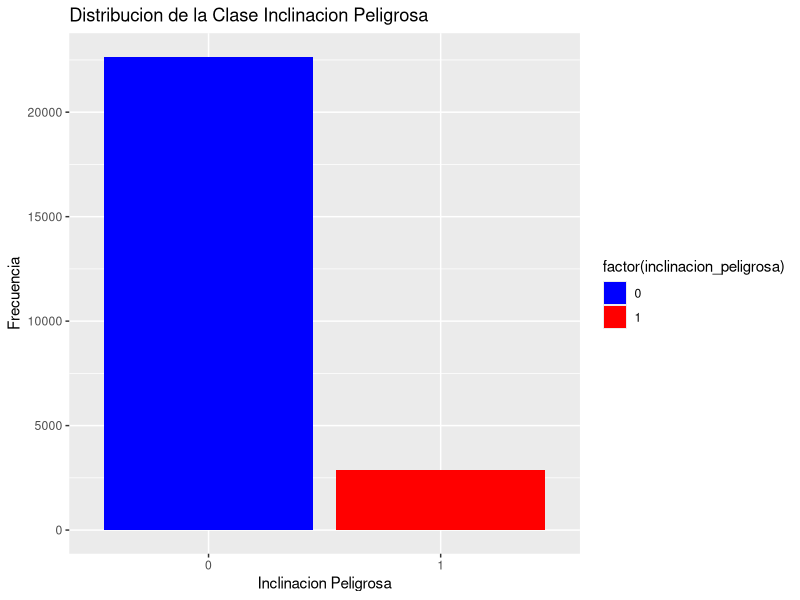
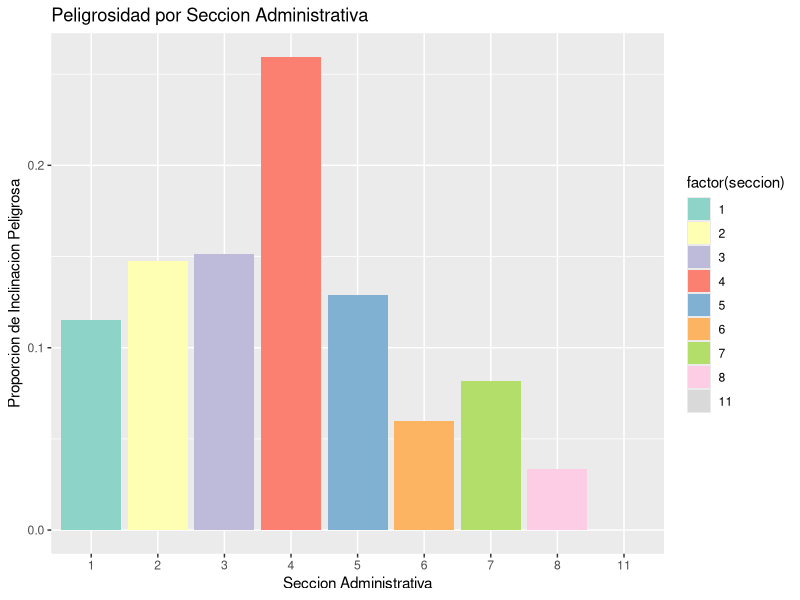
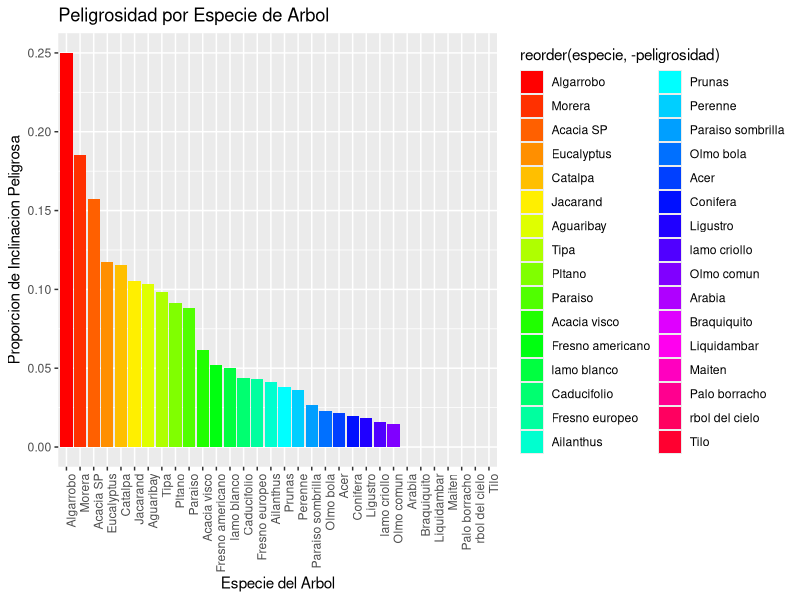

These figures' R source, in order:
## ---- chunk 1
data <- read.csv("../data/arbolado-mza-dataset.csv")

num_filas <- nrow(data)

# define la proporción para dividir los datos (80% de entrenamiento, 20% de validación)
proporcion_entrenamiento <- 0.8

# calcula el número de filas para los datos de entrenamiento y validación
num_entrenamiento <- round(num_filas * proporcion_entrenamiento)
num_validacion <- num_filas - num_entrenamiento

# genera un conjunto de índices aleatorios sin reemplazo (por default replace=FALSE) para las filas de validación
indices_validacion <- sample(1:num_filas, num_validacion)

# divide los datos en conjuntos de entrenamiento y validación
datos_entrenamiento <- data[-indices_validacion, ]  # el operador "-" indica que se excluyen los índices de validación
datos_validacion <- data[indices_validacion, ]

# write.csv(datos_entrenamiento, "arbolado-mendoza-dataset-train.csv", row.names = FALSE)
# write.csv(datos_validacion, "arbolado-mendoza-dataset-validation.csv", row.names = FALSE)
## ---- chunk 2
library(dplyr)
library(ggplot2)

data <- read.csv("../data/arbolado-mendoza-dataset-train.csv")

# Pregunta 1: ¿Cuál es la distribución de la clase inclinacion_peligrosa?
ggplot(data, aes(x = factor(inclinacion_peligrosa), fill = factor(inclinacion_peligrosa))) +
    geom_bar() +
    scale_fill_manual(values = c("blue", "red")) + # asigna colores a las barras
    labs(x = "Inclinacion Peligrosa", y = "Frecuencia") +
    ggtitle("Distribucion de la Clase Inclinacion Peligrosa")

# ggsave("pics/2_1_distribucion_inclinacion_peligrosa.png", plot = last_plot(), width = 6, height = 4)


# Pregunta 2: ¿Se puede considerar alguna sección más peligrosa que otra?
# crea un nuevo conjunto de datos "secciones_peligrosas" con resumen de peligrosidad por sección
secciones_peligrosas <- data %>%
    group_by(seccion, nombre_seccion) %>%  # agrupar por sección y nombre de sección
    # resumen de peligrosidad por sección -> total_count = n() calcula el número total de filas en cada grupo
    summarize(peligrosa_count = sum(inclinacion_peligrosa == 1), total_count = n()) %>%
    # mutate agrega una nueva columna peligrosidad la cual se calcula dividiendo peligrosa_count entre total_count
    mutate(peligrosidad = peligrosa_count / total_count)

ggplot(secciones_peligrosas, aes(x = factor(seccion), y = peligrosidad, fill = factor(seccion))) +
    geom_bar(stat = "identity") +  # representa las alturas de las barras tal como se proporcionan en los datos
    scale_fill_brewer(palette = "Set3") +
    labs(x = "Seccion Administrativa", y = "Proporcion de Inclinacion Peligrosa") +
    ggtitle("Peligrosidad por Seccion Administrativa")

# ggsave("pics/2_2_peligrosidad_secciones.png", plot = last_plot(), width = 8, height = 6)


# Pregunta 3: ¿Se puede considerar alguna especie más peligrosa que otra?
# crea un nuevo conjunto de datos "especies_peligrosas" con resumen de peligrosidad por especie
especies_peligrosas <- data %>%
    group_by(especie) %>%  # agrupa por especie
    summarize(peligrosa_count = sum(inclinacion_peligrosa == 1), total_count = n()) %>%
    mutate(peligrosidad = peligrosa_count / total_count)

ggplot(especies_peligrosas, aes(x = reorder(especie, -peligrosidad), y = peligrosidad, fill = reorder(especie, -peligrosidad))) +
    geom_bar(stat = "identity") +
    scale_fill_manual(values = rainbow(length(unique(especies_peligrosas$especie)))) + # Colores aleatorios
    labs(x = "Especie del Arbol", y = "Proporcion de Inclinacion Peligrosa") +
    ggtitle("Peligrosidad por Especie de Arbol") +
    theme(axis.text.x = element_text(angle = 90, hjust = 1))

# ggsave("pics/2_3_peligrosidad_especies.png", plot = last_plot(), width = 8, height = 6)

